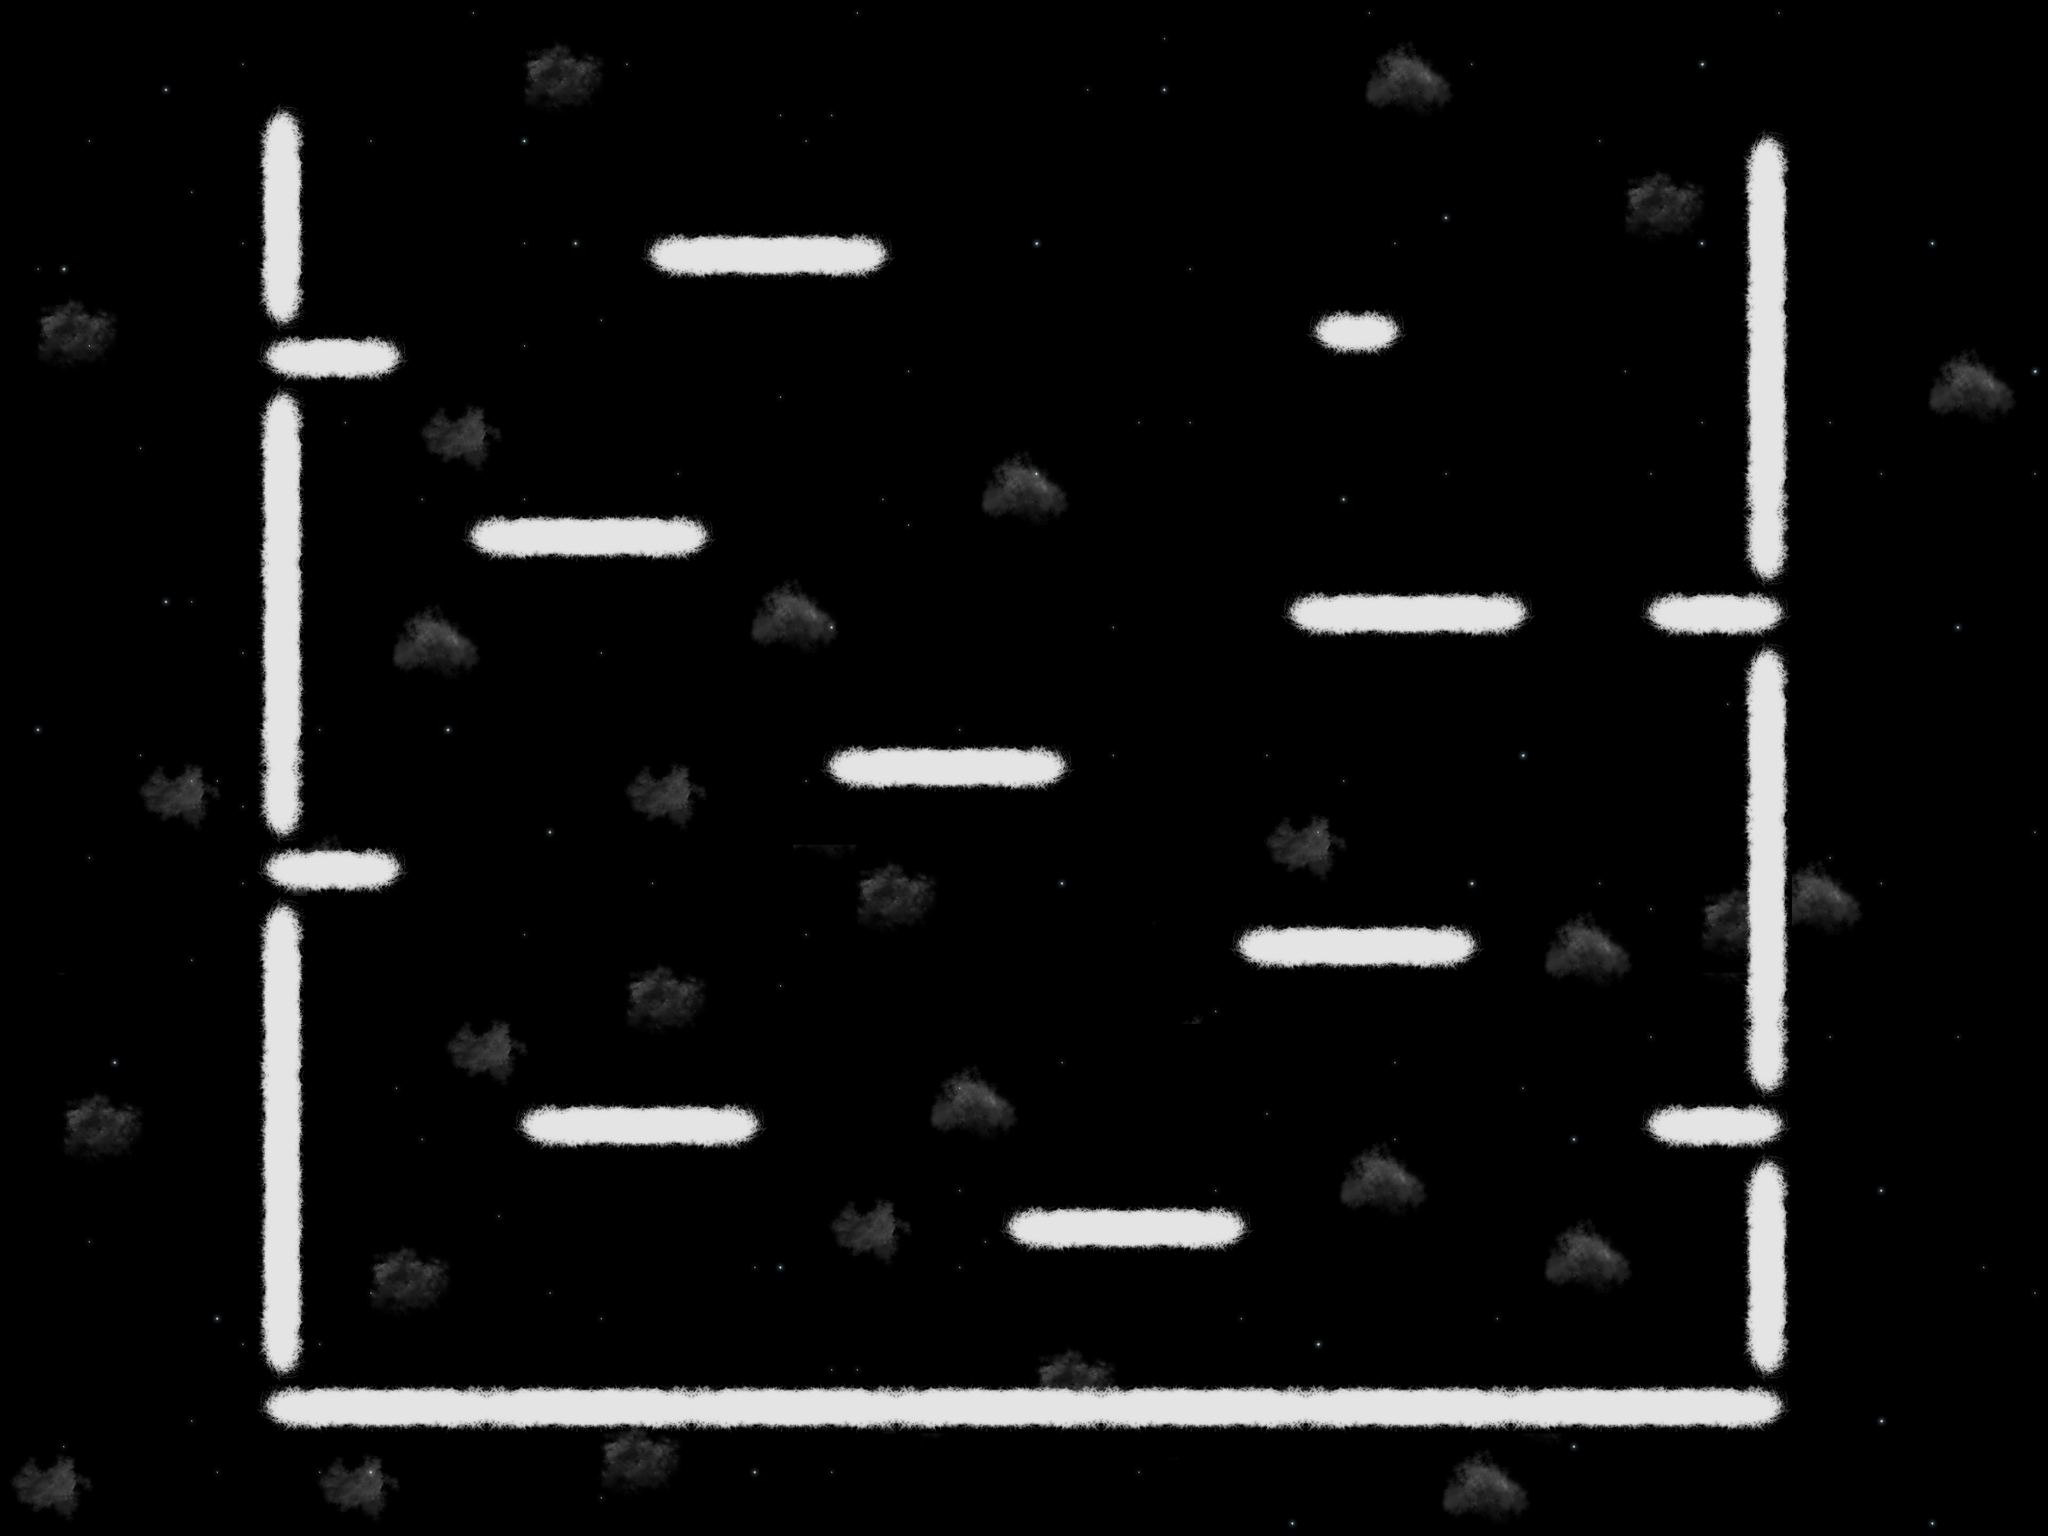

Tiled map render using the project's own tile images. Description and the map definition, with tile-layer contents summarised, below:
An orthogonal 80x60 tile map with 64x64 px tiles, 3 tile layers (Stars, Clouds, Platforms), 1 hidden layer not drawn, 9 tilesets and 16 objects.

<map version="1.0" orientation="orthogonal" renderorder="right-down" width="80" height="60" tilewidth="64" tileheight="64" backgroundcolor="#000000" nextobjectid="23">
 <tileset firstgid="1" name="horiz_wall" tilewidth="64" tileheight="64" tilecount="20">
  <image source="map1_textures/horiz_wall.png" width="640" height="128" />
 </tileset>
 <tileset firstgid="21" name="star1" tilewidth="64" tileheight="64" tilecount="1">
  <image source="map1_textures/star1.png" width="64" height="64" />
 </tileset>
 <tileset firstgid="22" name="star2" tilewidth="64" tileheight="64" tilecount="1">
  <image source="map1_textures/star2.png" width="64" height="64" />
 </tileset>
 <tileset firstgid="23" name="star3" tilewidth="64" tileheight="64" tilecount="1">
  <image source="map1_textures/star3.png" width="64" height="64" />
 </tileset>
 <tileset firstgid="24" name="cloud1" tilewidth="64" tileheight="64" tilecount="16">
  <image source="map1_textures/cloud1.png" width="256" height="256" />
 </tileset>
 <tileset firstgid="40" name="cloud2" tilewidth="64" tileheight="64" tilecount="16">
  <image source="map1_textures/cloud2.png" width="256" height="256" />
 </tileset>
 <tileset firstgid="56" name="cloud3" tilewidth="64" tileheight="64" tilecount="16">
  <image source="map1_textures/cloud3.png" width="256" height="256" />
 </tileset>
 <tileset firstgid="72" name="vert_wall" tilewidth="64" tileheight="64" tilecount="20">
  <image source="map1_textures/vert_wall.png" width="128" height="640" />
 </tileset>
 <tileset firstgid="92" name="planet" tilewidth="64" tileheight="64" tilecount="196">
  <image source="map1_textures/planet.png" width="896" height="896" />
 </tileset>
 <layer name="Stars" width="80" height="60">
  <data>[4800 cells, 168 non-empty, 3 distinct tile ids]</data>
 </layer>
 <layer name="Planets" width="80" height="60" visible="0">
  <data>[4800 cells, 196 non-empty, 196 distinct tile ids]</data>
 </layer>
 <layer name="Clouds" width="80" height="60">
  <data>[4800 cells, 484 non-empty, 48 distinct tile ids]</data>
 </layer>
 <layer name="Platforms" width="80" height="60">
  <data>[4800 cells, 498 non-empty, 40 distinct tile ids]</data>
 </layer>
 <objectgroup name="Objects">
  <object id="3" x="668" y="20" width="68" height="3454" />
  <object id="4" x="664" y="3484" width="3778" height="72" />
  <object id="6" x="4378" y="8" width="78" height="3464" />
  <object id="8" x="676" y="2142" width="298" height="66" />
  <object id="9" x="1192" y="1310" width="556" height="64" />
  <object id="10" x="3312" y="798" width="164" height="62" />
  <object id="12" x="4139" y="1501" width="298" height="66" />
  <object id="13" x="4141" y="2781" width="298" height="66" />
  <object id="14" x="675" y="863" width="298" height="66" />
  <object id="15" x="760" y="16" width="3568" height="32" />
  <object id="17" x="1640" y="608" width="556" height="64" />
  <object id="18" x="2092" y="1886" width="556" height="64" />
  <object id="19" x="1320" y="2784" width="556" height="64" />
  <object id="20" x="2534" y="3038" width="556" height="64" />
  <object id="21" x="3116" y="2334" width="556" height="64" />
  <object id="22" x="3240" y="1502" width="556" height="64" />
 </objectgroup>
</map>
